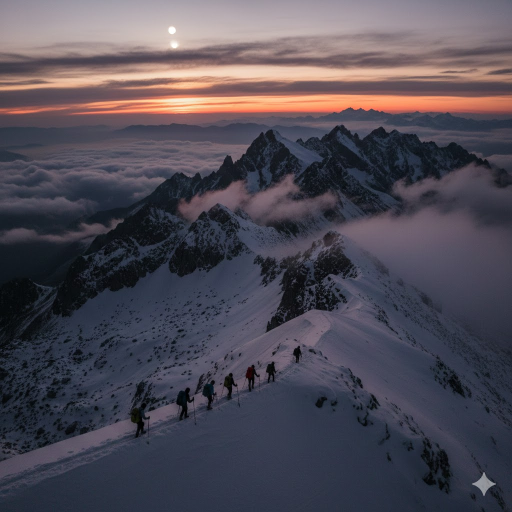
#> input picture data/reddit/subreddit/CreepyWikipedia/results/checked/20260131192830__Khamar-DabanIncident/0.png, 1024 x 1024 px (shown at 1/2 size); its folder holds only this picture in this run
$ python edit_images.py ../data/reddit/subreddit/CreepyWikipedia/results/checked/20260131192830__Khamar-DabanIncident/0.png
#> lines starting #> are read from the running program, lines starting #| are printed output that depends on the picture
import sys
import os
from glob import glob
from PIL import Image

def crop_image(image, position='center', target_size=(1280, 720)):
    w, h = image.size
    crop_w = w
    crop_h = w * 9 // 16
    if position == 'top':
        upper = 0
    elif position == 'bottom':
        upper = h - crop_h
    else:
        upper = (h - crop_h) // 2
    lower = upper + crop_h
    image = image.crop((0, upper, w, lower))
    image = image.resize(target_size, Image.LANCZOS)
    return image

if __name__ == "__main__":

    pos_list = ["top", "center", "bottom"]
    load_dir = f"data/reddit/subreddit/{sys.argv[1]}/results/checked/"
    subdir_list = [subdir.replace("\\", "/") + "/" for subdir in glob(load_dir + "*")]

    for subdir in subdir_list:
        flag = False
        for pos in pos_list:
            if not os.path.exists(subdir + pos):
                flag = True
        print(f"{subdir} -> {flag}")
        if flag:
            path_list = glob(subdir + "*.png")
            for i, path in enumerate(path_list):
                print(path)
                filename = os.path.basename(path)
                image = Image.open(path)
#> image is the input picture: PIL image 1024x1024 RGB; mean R, G, B 79.4, 74.6, 85
                for pos in pos_list:
                    save_dir = path.replace(filename, "")
                    save_dir += f"{pos}/"
                    if not os.path.exists(save_dir):
                        os.makedirs(save_dir)
                    crop_image(image, position=pos).save(save_dir + filename)
#> this loop made 3 passes
#> pass 1, in crop_image, `image = image.crop((0, upper, w, lower))`:
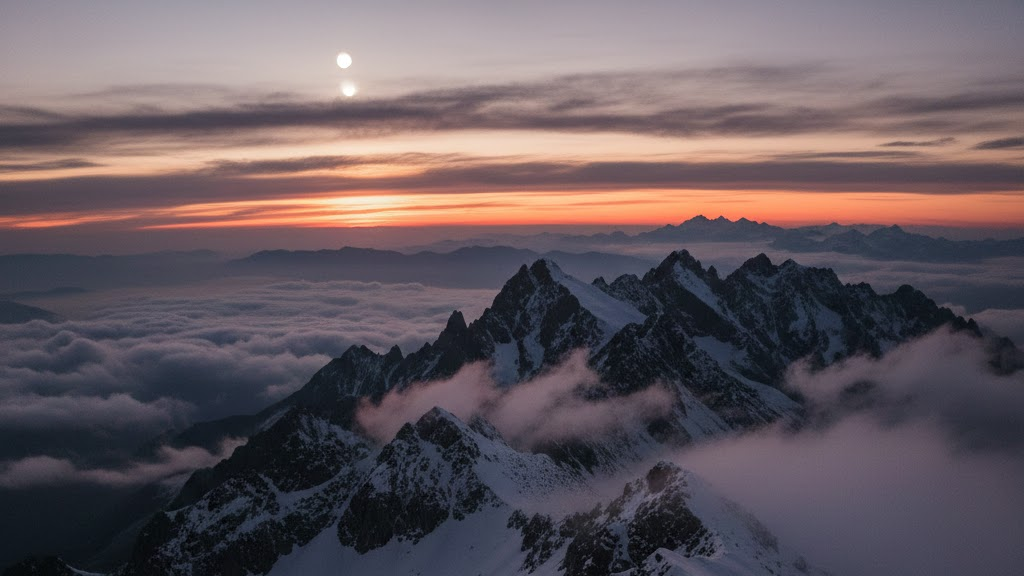
#> image: PIL image 1024x576 RGB; mean R, G, B 100.8, 89, 94.9
#> pass 2, in crop_image (call 2), `image = image.crop((0, upper, w, lower))`:
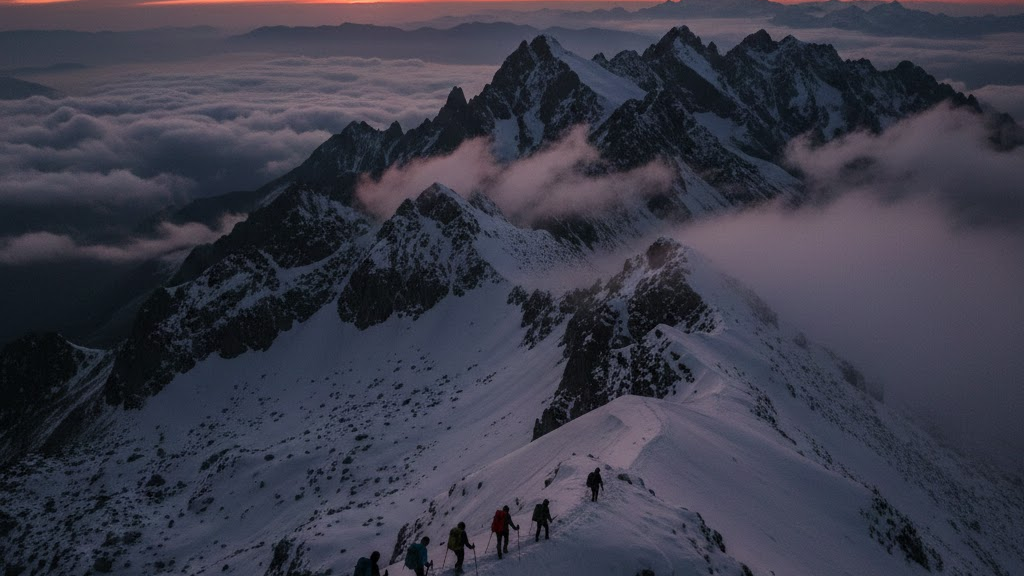
#> image: PIL image 1024x576 RGB; mean R, G, B 58.2, 58.5, 72.2
